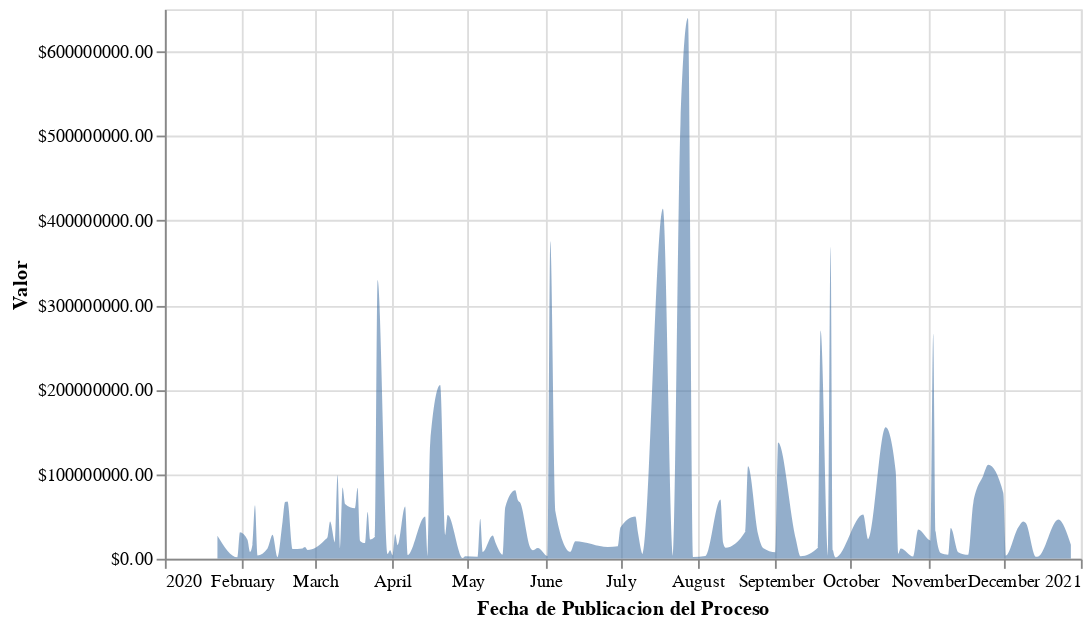

Here is the notebook cell this chart was saved with:
### Code cell
area1 = alt.Chart(Conteo_leticia).mark_area(
    clip=True,
    interpolate='monotone'
).encode(
    alt.X('Fecha de Publicacion del Proceso:T', 
          scale=alt.Scale(zero=True, nice=True)),
    alt.Y('Valor:Q', title='Valor', 
          axis=alt.Axis(format='$.2f')),
    opacity=alt.value(0.6)
).properties(
    width=500,
    height=300
)
area1

### Figure 1 — Vega-Lite specification as saved in the notebook (floating-point values rounded to 4 significant figures)
{"config": {"view": {"continuousWidth": 400, "continuousHeight": 300}}, "data": {"name": "data-a01288ee0132214022952ee6ae882fe9"}, "mark": {"type": "area", "clip": true, "interpolate": "monotone"}, "encoding": {"opacity": {"value": 0.6}, "x": {"type": "temporal", "field": "Fecha de Publicacion del Proceso", "scale": {"nice": true, "zero": true}}, "y": {"type": "quantitative", "axis": {"format": "$.2f"}, "field": "Valor", "title": "Valor"}}, "height": 300, "width": 500, "$schema": "https://vega.github.io/schema/vega-lite/v4.8.1.json", "datasets": {"data-a01288ee0132214022952ee6ae882fe9": [{"Fecha de Publicacion del Proceso": "2020-01-22T00:00:00", "Valor": 27360000}, {"Fecha de Publicacion del Proceso": "2020-01-30T00:00:00", "Valor": 1705950}, {"Fecha de Publicacion del Proceso": "2020-01-31T00:00:00", "Valor": 31500000}, {"Fecha de Publicacion del Proceso": "2020-02-03T00:00:00", "Valor": 22513760}, {"Fecha de Publicacion del Proceso": "2020-02-04T00:00:00", "Valor": 7997000}, {"Fecha de Publicacion del Proceso": "2020-02-05T00:00:00", "Valor": 16922847}, {"Fecha de Publicacion del Proceso": "2020-02-06T00:00:00", "Valor": 63240380}, {"Fecha de Publicacion del Proceso": "2020-02-07T00:00:00", "Valor": 3944400}, {"Fecha de Publicacion del Proceso": "2020-02-11T00:00:00", "Valor": 12225000}, {"Fecha de Publicacion del Proceso": "2020-02-12T00:00:00", "Valor": 21024985}, {"Fecha de Publicacion del Proceso": "2020-02-13T00:00:00", "Valor": 28409685}, {"Fecha de Publicacion del Proceso": "2020-02-15T00:00:00", "Valor": 1700000}, {"Fecha de Publicacion del Proceso": "2020-02-17T00:00:00", "Valor": 43428100}, {"Fecha de Publicacion del Proceso": "2020-02-18T00:00:00", "Valor": 67149820}, {"Fecha de Publicacion del Proceso": "2020-02-19T00:00:00", "Valor": 67857016}, {"Fecha de Publicacion del Proceso": "2020-02-21T00:00:00", "Valor": 11431350}, {"Fecha de Publicacion del Proceso": "2020-02-25T00:00:00", "Valor": 12244600}, {"Fecha de Publicacion del Proceso": "2020-02-26T00:00:00", "Valor": 13817500}, {"Fecha de Publicacion del Proceso": "2020-02-27T00:00:00", "Valor": 10331900}, {"Fecha de Publicacion del Proceso": "2020-03-05T00:00:00", "Valor": 22366450}, {"Fecha de Publicacion del Proceso": "2020-03-06T00:00:00", "Valor": 25800000}, {"Fecha de Publicacion del Proceso": "2020-03-07T00:00:00", "Valor": 43992000}, {"Fecha de Publicacion del Proceso": "2020-03-09T00:00:00", "Valor": 18879500}, {"Fecha de Publicacion del Proceso": "2020-03-10T00:00:00", "Valor": 99201300}, {"Fecha de Publicacion del Proceso": "2020-03-11T00:00:00", "Valor": 10926550}, {"Fecha de Publicacion del Proceso": "2020-03-12T00:00:00", "Valor": 84387136}, {"Fecha de Publicacion del Proceso": "2020-03-13T00:00:00", "Valor": 64867992}, {"Fecha de Publicacion del Proceso": "2020-03-17T00:00:00", "Valor": 59700000}, {"Fecha de Publicacion del Proceso": "2020-03-18T00:00:00", "Valor": 83889600}, {"Fecha de Publicacion del Proceso": "2020-03-19T00:00:00", "Valor": 21137300}, {"Fecha de Publicacion del Proceso": "2020-03-21T00:00:00", "Valor": 18551200}, {"Fecha de Publicacion del Proceso": "2020-03-22T00:00:00", "Valor": 55297284}, {"Fecha de Publicacion del Proceso": "2020-03-23T00:00:00", "Valor": 22818800}, {"Fecha de Publicacion del Proceso": "2020-03-25T00:00:00", "Valor": 26439408}, {"Fecha de Publicacion del Proceso": "2020-03-26T00:00:00", "Valor": 329571440}, {"Fecha de Publicacion del Proceso": "2020-03-30T00:00:00", "Valor": 5735000}, {"Fecha de Publicacion del Proceso": "2020-03-31T00:00:00", "Valor": 10149650}, {"Fecha de Publicacion del Proceso": "2020-04-01T00:00:00", "Valor": 4150100}, {"Fecha de Publicacion del Proceso": "2020-04-02T00:00:00", "Valor": 29158750}, {"Fecha de Publicacion del Proceso": "2020-04-03T00:00:00", "Valor": 15930720}, {"Fecha de Publicacion del Proceso": "2020-04-06T00:00:00", "Valor": 61803626}, {"Fecha de Publicacion del Proceso": "2020-04-07T00:00:00", "Valor": 4325400}, {"Fecha de Publicacion del Proceso": "2020-04-14T00:00:00", "Valor": 49949998}, {"Fecha de Publicacion del Proceso": "2020-04-15T00:00:00", "Valor": 2110990}, {"Fecha de Publicacion del Proceso": "2020-04-16T00:00:00", "Valor": 136324366}, {"Fecha de Publicacion del Proceso": "2020-04-20T00:00:00", "Valor": 205425670}, {"Fecha de Publicacion del Proceso": "2020-04-22T00:00:00", "Valor": 27882958}, {"Fecha de Publicacion del Proceso": "2020-04-23T00:00:00", "Valor": 51884788}, {"Fecha de Publicacion del Proceso": "2020-04-29T00:00:00", "Valor": 900000}, {"Fecha de Publicacion del Proceso": "2020-04-30T00:00:00", "Valor": 3024288}, {"Fecha de Publicacion del Proceso": "2020-05-05T00:00:00", "Valor": 2325575}, {"Fecha de Publicacion del Proceso": "2020-05-06T00:00:00", "Valor": 47419300}, {"Fecha de Publicacion del Proceso": "2020-05-07T00:00:00", "Valor": 8000000}, {"Fecha de Publicacion del Proceso": "2020-05-11T00:00:00", "Valor": 27450000}, {"Fecha de Publicacion del Proceso": "2020-05-12T00:00:00", "Valor": 19934973}, {"Fecha de Publicacion del Proceso": "2020-05-15T00:00:00", "Valor": 4913880}, {"Fecha de Publicacion del Proceso": "2020-05-16T00:00:00", "Valor": 60900456}, {"Fecha de Publicacion del Proceso": "2020-05-20T00:00:00", "Valor": 80904602}, {"Fecha de Publicacion del Proceso": "2020-05-21T00:00:00", "Valor": 69600000}, {"Fecha de Publicacion del Proceso": "2020-05-22T00:00:00", "Valor": 66129000}, {"Fecha de Publicacion del Proceso": "2020-05-26T00:00:00", "Valor": 12945670}, {"Fecha de Publicacion del Proceso": "2020-05-27T00:00:00", "Valor": 10000000}, {"Fecha de Publicacion del Proceso": "2020-05-29T00:00:00", "Valor": 12789250}, {"Fecha de Publicacion del Proceso": "2020-06-02T00:00:00", "Valor": 3130000}, {"Fecha de Publicacion del Proceso": "2020-06-03T00:00:00", "Valor": 375479268}, {"Fecha de Publicacion del Proceso": "2020-06-05T00:00:00", "Valor": 56454850}, {"Fecha de Publicacion del Proceso": "2020-06-11T00:00:00", "Valor": 8165712}, {"Fecha de Publicacion del Proceso": "2020-06-13T00:00:00", "Valor": 20748000}, {"Fecha de Publicacion del Proceso": "2020-06-26T00:00:00", "Valor": 13997803}, {"Fecha de Publicacion del Proceso": "2020-06-30T00:00:00", "Valor": 14685000}, {"Fecha de Publicacion del Proceso": "2020-07-01T00:00:00", "Valor": 36850000}, {"Fecha de Publicacion del Proceso": "2020-07-07T00:00:00", "Valor": 49987500}, {"Fecha de Publicacion del Proceso": "2020-07-08T00:00:00", "Valor": 31416810}, {"Fecha de Publicacion del Proceso": "2020-07-10T00:00:00", "Valor": 5000000}, {"Fecha de Publicacion del Proceso": "2020-07-18T00:00:00", "Valor": 413875968}, {"Fecha de Publicacion del Proceso": "2020-07-22T00:00:00", "Valor": 2654214}, {"Fecha de Publicacion del Proceso": "2020-07-25T00:00:00", "Valor": 513233330}, {"Fecha de Publicacion del Proceso": "2020-07-28T00:00:00", "Valor": 639691769}, {"Fecha de Publicacion del Proceso": "2020-07-30T00:00:00", "Valor": 2223000}, {"Fecha de Publicacion del Proceso": "2020-08-04T00:00:00", "Valor": 3242661}, {"Fecha de Publicacion del Proceso": "2020-08-10T00:00:00", "Valor": 70000000}, {"Fecha de Publicacion del Proceso": "2020-08-11T00:00:00", "Valor": 19543000}, {"Fecha de Publicacion del Proceso": "2020-08-12T00:00:00", "Valor": 13132156}, {"Fecha de Publicacion del Proceso": "2020-08-20T00:00:00", "Valor": 32551797}, {"Fecha de Publicacion del Proceso": "2020-08-21T00:00:00", "Valor": 109550000}, {"Fecha de Publicacion del Proceso": "2020-08-25T00:00:00", "Valor": 29238584}, {"Fecha de Publicacion del Proceso": "2020-08-27T00:00:00", "Valor": 12758142}, {"Fecha de Publicacion del Proceso": "2020-09-01T00:00:00", "Valor": 7703800}, {"Fecha de Publicacion del Proceso": "2020-09-02T00:00:00", "Valor": 137622352}, {"Fecha de Publicacion del Proceso": "2020-09-09T00:00:00", "Valor": 24678000}, {"Fecha de Publicacion del Proceso": "2020-09-11T00:00:00", "Valor": 2900000}, {"Fecha de Publicacion del Proceso": "2020-09-18T00:00:00", "Valor": 13260000}, {"Fecha de Publicacion del Proceso": "2020-09-19T00:00:00", "Valor": 270026070}, {"Fecha de Publicacion del Proceso": "2020-09-22T00:00:00", "Valor": 1705200}, {"Fecha de Publicacion del Proceso": "2020-09-23T00:00:00", "Valor": 368680307}, {"Fecha de Publicacion del Proceso": "2020-09-24T00:00:00", "Valor": 9845000}, {"Fecha de Publicacion del Proceso": "2020-09-25T00:00:00", "Valor": 1562150}, {"Fecha de Publicacion del Proceso": "2020-10-06T00:00:00", "Valor": 52338670}, {"Fecha de Publicacion del Proceso": "2020-10-08T00:00:00", "Valor": 23100000}, {"Fecha de Publicacion del Proceso": "2020-10-15T00:00:00", "Valor": 155587935}, {"Fecha de Publicacion del Proceso": "2020-10-19T00:00:00", "Valor": 103551300}, {"Fecha de Publicacion del Proceso": "2020-10-20T00:00:00", "Valor": 5950000}, {"Fecha de Publicacion del Proceso": "2020-10-21T00:00:00", "Valor": 12143260}, {"Fecha de Publicacion del Proceso": "2020-10-26T00:00:00", "Valor": 2670305}, {"Fecha de Publicacion del Proceso": "2020-10-28T00:00:00", "Valor": 34583460}, {"Fecha de Publicacion del Proceso": "2020-11-02T00:00:00", "Valor": 21602000}, {"Fecha de Publicacion del Proceso": "2020-11-03T00:00:00", "Valor": 266000000}, {"Fecha de Publicacion del Proceso": "2020-11-04T00:00:00", "Valor": 31746651}, {"Fecha de Publicacion del Proceso": "2020-11-06T00:00:00", "Valor": 6760000}, {"Fecha de Publicacion del Proceso": "2020-11-09T00:00:00", "Valor": 4760000}, {"Fecha de Publicacion del Proceso": "2020-11-10T00:00:00", "Valor": 36526800}, {"Fecha de Publicacion del Proceso": "2020-11-13T00:00:00", "Valor": 7788590}, {"Fecha de Publicacion del Proceso": "2020-11-17T00:00:00", "Valor": 4722700}, {"Fecha de Publicacion del Proceso": "2020-11-19T00:00:00", "Valor": 65682686}, {"Fecha de Publicacion del Proceso": "2020-11-23T00:00:00", "Valor": 98486849}, {"Fecha de Publicacion del Proceso": "2020-11-25T00:00:00", "Valor": 111139152}, {"Fecha de Publicacion del Proceso": "2020-12-01T00:00:00", "Valor": 77751000}, {"Fecha de Publicacion del Proceso": "2020-12-02T00:00:00", "Valor": 3600000}, {"Fecha de Publicacion del Proceso": "2020-12-07T00:00:00", "Valor": 37132637}, {"Fecha de Publicacion del Proceso": "2020-12-09T00:00:00", "Valor": 44160150}, {"Fecha de Publicacion del Proceso": "2020-12-10T00:00:00", "Valor": 42401000}, {"Fecha de Publicacion del Proceso": "2020-12-14T00:00:00", "Valor": 2438000}, {"Fecha de Publicacion del Proceso": "2020-12-15T00:00:00", "Valor": 2730000}, {"Fecha de Publicacion del Proceso": "2020-12-23T00:00:00", "Valor": 46427850}, {"Fecha de Publicacion del Proceso": "2020-12-28T00:00:00", "Valor": 16566480}]}}
